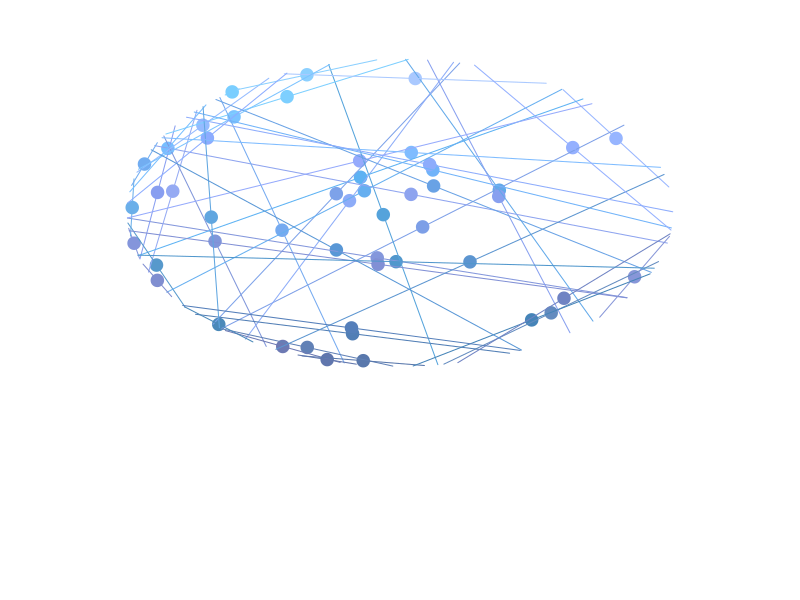

R code for this plot: (Note: this script raises an error after producing the figure.)
library(ggplot2)
library(tidyverse)
library(here)

# set.seed(1)

n_lines <- 50
x_limits <- c(0, 18)
y_limits <- c(0, 24)

# (x - h)^2 + (y - k)^2 = r^2
circle_h = (x_limits[1] * .5 + x_limits[2] * .5)
circle_k = (y_limits[1] * .33 + y_limits[2] * .66)
circle_r = (x_limits[2] - x_limits[1]) * .75 * .5

lines <- data.frame(line = seq(1, n_lines),
                    point_1 = runif(n_lines, 0, 2*pi),
                    point_2 = runif(n_lines, 0, 2*pi))
lines <- lines %>%
  mutate(point_1_x = circle_h + circle_r * cos(point_1),
         point_1_y = circle_k + circle_r * sin(point_1),
         point_2_x = circle_h + circle_r * cos(point_2),
         point_2_y = circle_k + circle_r * sin(point_2)) %>%
  mutate(midpoint_x = (point_1_x + point_2_x) / 2,
         midpoint_y = (point_1_y + point_2_y) / 2) %>%
  mutate(mu = (midpoint_y - (circle_k - circle_r)) / (2 * circle_r),
         var = .005) %>%
  mutate(mu = ifelse(mu < .01, .01, ifelse(mu > .99, .99, mu)), # keeps a, b > 0
         alpha = ((1 - mu) / var - 1 / mu) * mu ^ 2,
         beta = alpha * (1 / mu - 1)) %>%
  mutate(h = runif(n(), 240, 260),
         c = rbeta(n(), shape1 = alpha, shape2 = beta) * 33 + 50,
         l = rbeta(n(), shape1 = alpha, shape2 = beta) * 33 + 50,
         line_color = hcl(h, c, l),
         point_color = hcl(h - 40))

GeomSimplePoint <- ggproto("GeomSimplePoint", Geom,
                           required_aes = c("x", "y"),
                           default_aes = aes(shape = 19, colour = "black"),
                           draw_key = draw_key_point,
                           
                           draw_panel = function(data, panel_params, coord) {
                             str(coord)
                             print(coord$transform)
                             
                             coords <- coord$transform(data, panel_params)
                             
                             str(coords)
                             
                             ## try transforming xmid, ymid here?
                             
                             grid::gTree(children = grid::gList(grid::pointsGrob(
                               (coords$x + coords$xend)/2, (coords$y + coords$yend)/2,
                               pch = coords$shape,
                               gp = grid::gpar(col = coords$colour)
                             ),
                             grid::segmentsGrob(
                               coords$x, coords$y, coords$xend, coords$yend,
                               gp = grid::gpar(col = coords$colour)
                             )))
                           }
)


geom_simple_point <- function(mapping = NULL, data = NULL, stat = "identity",
                              position = "identity", na.rm = FALSE, show.legend = NA, 
                              inherit.aes = TRUE, ...) {
  layer(
    geom = GeomSimplePoint, mapping = mapping,  data = data, stat = stat, 
    position = position, show.legend = show.legend, inherit.aes = inherit.aes,
    params = list(na.rm = na.rm, ...)
  )
}

ggplot(data = lines, aes(x = point_1_x,
                         y = point_1_y,
                         xend = point_2_x,
                         yend = point_2_y,
                         xmid = midpoint_x,
                         ymid = midpoint_y)) +
  geom_simple_point(color = lines$line_color) + 
  geom_blank() +
  xlim(c(0, 18)) +
  ylim(c(0, 24)) +
  theme_void()


?transform_position
??aes_to_scale

View(CoordCartesian)

?rescale

pg <- ggplot_build(p)
pg$data
